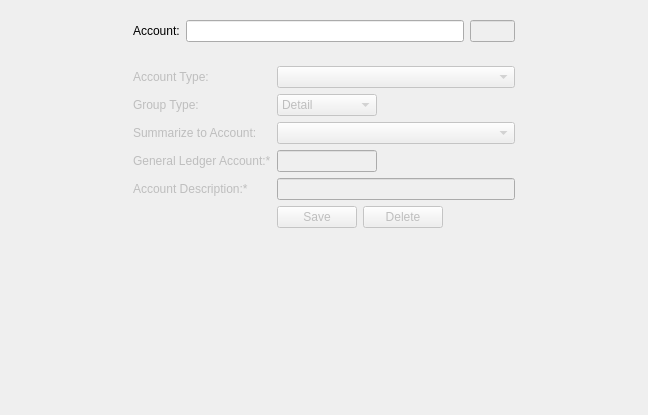
<?xml version="1.0" encoding="UTF-8"?>
<ui version="4.0">
 <class>EditGLAccount</class>
 <widget class="QWidget" name="EditGLAccount">
  <property name="geometry">
   <rect>
    <x>0</x>
    <y>0</y>
    <width>648</width>
    <height>415</height>
   </rect>
  </property>
  <property name="windowTitle">
   <string>Form</string>
  </property>
  <layout class="QGridLayout" name="gridLayout">
   <item row="1" column="0">
    <widget class="QFrame" name="editFrame">
     <property name="enabled">
      <bool>false</bool>
     </property>
     <property name="maximumSize">
      <size>
       <width>400</width>
       <height>16777215</height>
      </size>
     </property>
     <property name="frameShape">
      <enum>QFrame::NoFrame</enum>
     </property>
     <property name="frameShadow">
      <enum>QFrame::Raised</enum>
     </property>
     <layout class="QFormLayout" name="formLayout">
      <item row="0" column="0">
       <widget class="QLabel" name="label_3">
        <property name="text">
         <string>Account Type:</string>
        </property>
       </widget>
      </item>
      <item row="0" column="1">
       <widget class="QComboBox" name="accounttypeid"/>
      </item>
      <item row="1" column="0">
       <widget class="QLabel" name="label_4">
        <property name="text">
         <string>Group Type:</string>
        </property>
       </widget>
      </item>
      <item row="1" column="1">
       <widget class="QComboBox" name="grouptype">
        <property name="maximumSize">
         <size>
          <width>100</width>
          <height>16777215</height>
         </size>
        </property>
        <item>
         <property name="text">
          <string>Detail</string>
         </property>
        </item>
        <item>
         <property name="text">
          <string>Group</string>
         </property>
        </item>
       </widget>
      </item>
      <item row="2" column="0">
       <widget class="QLabel" name="label_5">
        <property name="text">
         <string>Summarize to Account:</string>
        </property>
       </widget>
      </item>
      <item row="2" column="1">
       <widget class="QComboBox" name="summaryaccountid"/>
      </item>
      <item row="3" column="0">
       <widget class="QLabel" name="label">
        <property name="text">
         <string>General Ledger Account:*</string>
        </property>
       </widget>
      </item>
      <item row="3" column="1">
       <widget class="QLineEdit" name="name">
        <property name="maximumSize">
         <size>
          <width>100</width>
          <height>16777215</height>
         </size>
        </property>
       </widget>
      </item>
      <item row="4" column="0">
       <widget class="QLabel" name="label_2">
        <property name="text">
         <string>Account Description:*</string>
        </property>
       </widget>
      </item>
      <item row="4" column="1">
       <widget class="QLineEdit" name="description"/>
      </item>
      <item row="5" column="1">
       <layout class="QHBoxLayout" name="horizontalLayout_2">
        <item>
         <widget class="QPushButton" name="btn_save">
          <property name="maximumSize">
           <size>
            <width>16777215</width>
            <height>16777215</height>
           </size>
          </property>
          <property name="text">
           <string>Save</string>
          </property>
         </widget>
        </item>
        <item>
         <widget class="QPushButton" name="btn_delete">
          <property name="text">
           <string>Delete</string>
          </property>
         </widget>
        </item>
        <item>
         <spacer name="horizontalSpacer">
          <property name="orientation">
           <enum>Qt::Horizontal</enum>
          </property>
          <property name="sizeHint" stdset="0">
           <size>
            <width>40</width>
            <height>20</height>
           </size>
          </property>
         </spacer>
        </item>
       </layout>
      </item>
     </layout>
    </widget>
   </item>
   <item row="0" column="0">
    <widget class="QFrame" name="frame_2">
     <property name="maximumSize">
      <size>
       <width>400</width>
       <height>16777215</height>
      </size>
     </property>
     <property name="frameShape">
      <enum>QFrame::NoFrame</enum>
     </property>
     <property name="frameShadow">
      <enum>QFrame::Raised</enum>
     </property>
     <layout class="QHBoxLayout" name="horizontalLayout">
      <item>
       <widget class="QLabel" name="label_6">
        <property name="text">
         <string>Account:</string>
        </property>
       </widget>
      </item>
      <item>
       <widget class="QLineEdit" name="accountname"/>
      </item>
      <item>
       <widget class="QLineEdit" name="accountid">
        <property name="enabled">
         <bool>false</bool>
        </property>
        <property name="maximumSize">
         <size>
          <width>45</width>
          <height>16777215</height>
         </size>
        </property>
        <property name="focusPolicy">
         <enum>Qt::NoFocus</enum>
        </property>
       </widget>
      </item>
     </layout>
    </widget>
   </item>
   <item row="2" column="0">
    <spacer name="verticalSpacer">
     <property name="orientation">
      <enum>Qt::Vertical</enum>
     </property>
     <property name="sizeHint" stdset="0">
      <size>
       <width>20</width>
       <height>40</height>
      </size>
     </property>
    </spacer>
   </item>
  </layout>
 </widget>
 <tabstops>
  <tabstop>accountname</tabstop>
  <tabstop>accounttypeid</tabstop>
  <tabstop>grouptype</tabstop>
  <tabstop>summaryaccountid</tabstop>
  <tabstop>name</tabstop>
  <tabstop>description</tabstop>
  <tabstop>btn_save</tabstop>
 </tabstops>
 <resources/>
 <connections/>
</ui>
